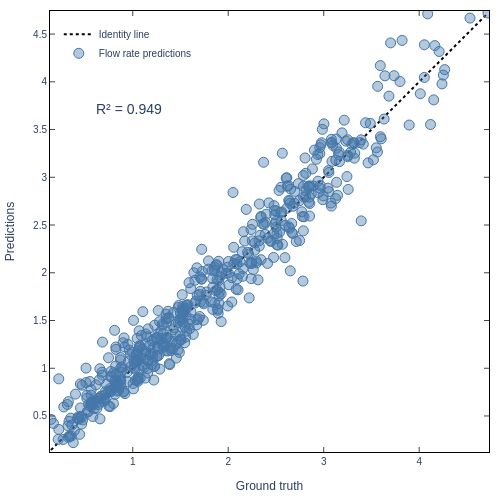

Here is the notebook cell this chart was saved with:
### Code cell
ground_truth = []
predictions = []
# Load the predictions and ground truth from the prediction files
try:
    prediction_set_directory
except NameError:
    prediction_set_directory = directories["prediction"] / "prediction_set_0"
for result_path in tqdm(
    Path(prediction_set_directory).glob("prediction_sample_*.pkl"),
    desc="Loading predictions",
):
    with open(result_path, "rb") as f:
        result = pickle.load(f)
        predictions.append(result["global_features_out"].detach().cpu().item())
        ground_truth.append(result["global_targets"].detach().cpu().item())

# Scale results
predictions = [pred * 1e15 for pred in predictions]
ground_truth = [gt * 1e15 for gt in ground_truth]

min_value = min(min(predictions), min(ground_truth))
max_value = max(max(predictions), max(ground_truth))

figure = go.Figure()

figure.add_scatter(
    x=[min_value, max_value],
    y=[min_value, max_value],
    mode="lines",
    line_width=2,
    line_color="black",
    line_dash="dot",
    name="Identity line",
)

figure.add_scatter(
    x=ground_truth,
    y=predictions,
    mode="markers",
    name="Flow rate predictions",
    # opacity=0.5,
    marker_size=10,
    marker_color="rgba(69, 119, 170, 0.4)",
    marker_line_width=1,
    marker_line_color="rgba(69, 119, 170, 1)",
    hovertemplate="Ground truth: %{x:.4f}<br>Prediction: %{y:.4f}<extra></extra>",
)

figure.add_annotation(
    x=0.1,
    y=0.8,
    xref="paper",
    yref="paper",
    text=f"R² = {r2_score(ground_truth, predictions):.3f}",
    showarrow=False,
    font=dict(size=14),
)

figure.update_layout(
    **plotly_layout,
    xaxis_title="Ground truth",
    yaxis_title="Predictions",
    xaxis_range=[min_value, max_value],
    yaxis_range=[min_value, max_value],
    legend=dict(
        yanchor="top",
        y=0.98,
        xanchor="left",
        x=0.02,
        title_text=None,
        traceorder="normal",
    ),
    width=500,
    height=500,
)

figure.update_yaxes(
    scaleanchor="x",
    scaleratio=1,
)
figure.show(renderer=plotly_renderer)

### Figure 1 — Plotly figure (JSON) as saved in the notebook; plotly's stock layout.template omitted (floating-point values rounded to 4 significant figures; data arrays with more than 128 entries replaced by an {"elided": "..."} marker saying what was removed)
{"data": [{"line": {"color": "black", "dash": "dot", "width": 2}, "mode": "lines", "name": "Identity line", "type": "scatter", "x": [0.1437, 4.721], "y": [0.1437, 4.721]}, {"hovertemplate": "Ground truth: %{x:.4f}<br>Prediction: %{y:.4f}<extra></extra>", "marker": {"color": "rgba(69, 119, 170, 0.4)", "line": {"color": "rgba(69, 119, 170, 1)", "width": 1}, "size": 10}, "mode": "markers", "name": "Flow rate predictions", "type": "scatter", "x": {"elided": "525 float values"}, "y": {"elided": "525 float values"}}], "layout": {"annotations": [{"font": {"size": 14}, "showarrow": false, "text": "R² = 0.949", "x": 0.1, "xref": "paper", "y": 0.8, "yref": "paper"}], "colorway": ["#4477aa", "#ef6f7f", "#288b39", "#288b39", "#aa3377", "#000000"], "font": {"family": "Arial", "size": 10}, "height": 500, "legend": {"traceorder": "normal", "x": 0.02, "xanchor": "left", "y": 0.98, "yanchor": "top"}, "margin": {"b": 40, "l": 40, "r": 10, "t": 10}, "width": 500, "xaxis": {"linecolor": "black", "mirror": "allticks", "range": [0.1437, 4.721], "showgrid": false, "showline": true, "ticks": "inside", "title": {"text": "Ground truth"}, "zeroline": false}, "yaxis": {"automargin": true, "linecolor": "black", "mirror": "allticks", "range": [0.1437, 4.721], "scaleanchor": "x", "scaleratio": 1, "showgrid": false, "showline": true, "ticks": "inside", "title": {"text": "Predictions"}, "zeroline": false}}}
